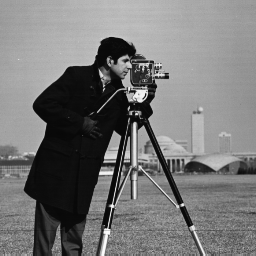
%> input picture Exercises/ex2_dft/cameraman.tif, 256 x 256 px
$ octave DFTImage.m   (GNU Octave 9; MATLAB toolbox functions it lacks are replaced by stand-ins)
%> lines starting %> are read from the running program, lines starting %| are printed output that depends on the picture
f=double(imread('cameraman.tif'));
%> f: size 256x256 double; min 7, max 253, mean 118.7; mean of the top-left, top-right, bottom-left and bottom-right quarters 119.9, 153.8, 75.8, 125.4
figure(1);colormap(gray(256)),
imagesc(f); axis image;

figure(2);
c=fft2(f);
f_inverse=ifft2(c);
subplot(2,2,1);imagesc(f);
subplot(2,2,2);imagesc(abs(c));
subplot(2,2,3);imagesc(log(abs(c)));
subplot(2,2,4);imagesc(fftshift(log(abs(c))));
colormap(gray(256));
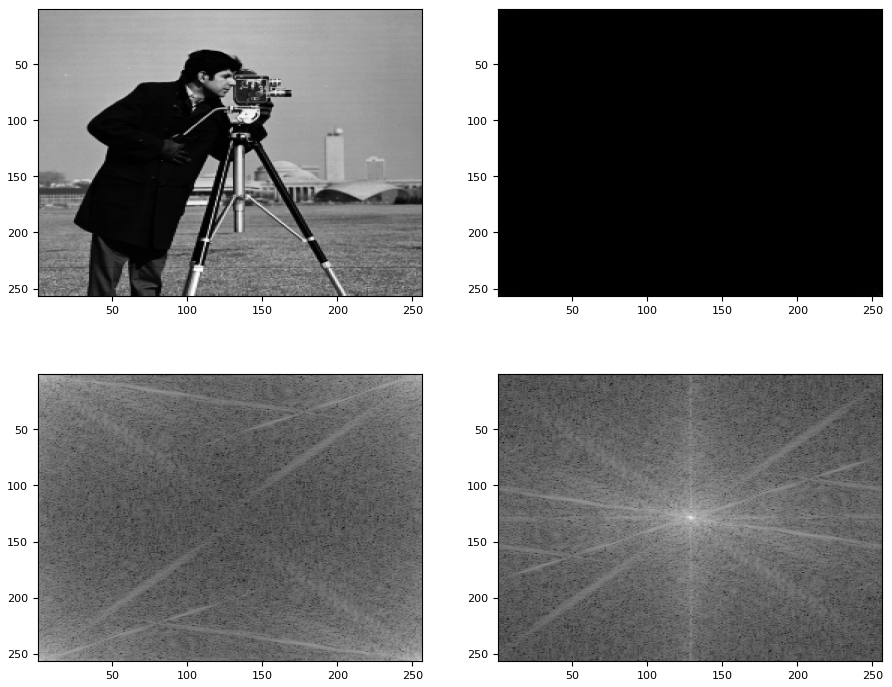
%> figure redrawn from the program's plot data, 4 panels

f_error=f-f_inverse;
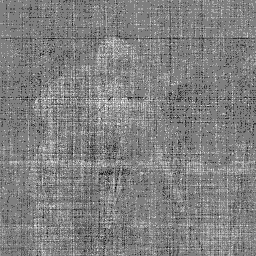
%> f_error: size 256x256 double; min -8.53e-14, max 8.53e-14, mean 9.53e-16; drawn with min black and max white
norm_f_error=sqrt(sum(sum(f_error.*f_error)))
%> norm_f_error = 4.61e-12
norm_f=sqrt(sum(sum(f.*f)))
%> norm_f = 34328.8
%fg=filter2(double(norm_f),double(norm_f_error),'valide');
rel_error=sum(sum(f_error.*f_error))
%> rel_error = 2.12e-23
%rel_error=fg./(norm_f_error.*norm_f)

$ run again, with Exercises/ex2_dft/blood1.tif copied over Exercises/ex2_dft/cameraman.tif
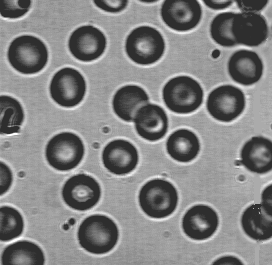
%> input picture Exercises/ex2_dft/blood1.tif, 272 x 265 px
%> `colormap(gray(256));`:
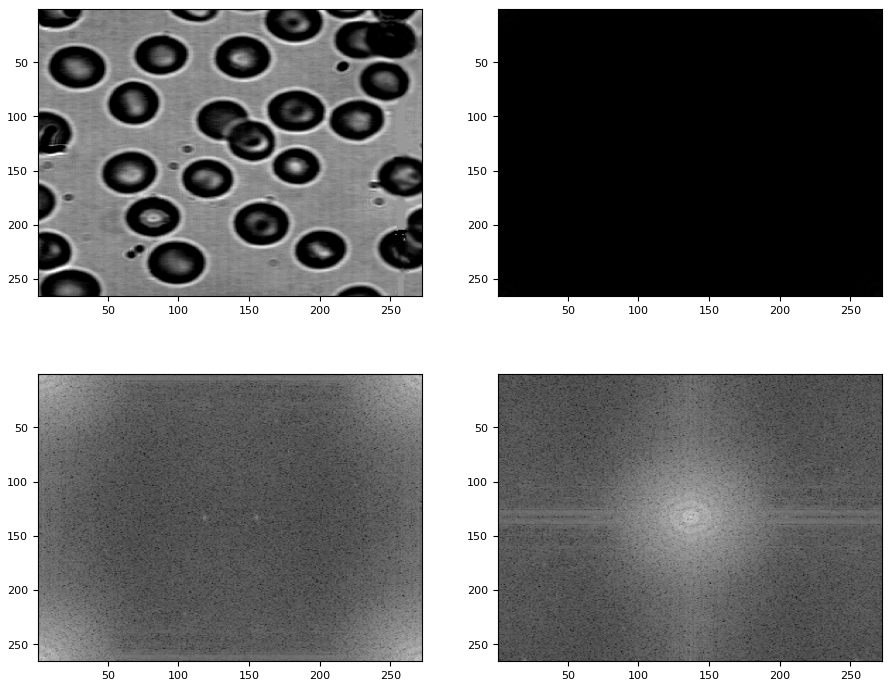
%> figure redrawn from the program's plot data, 4 panels
%> `f_error=f-f_inverse;`:
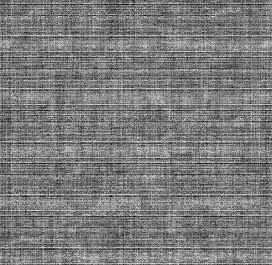
%> f_error: size 265x272 double; min -1.85e-13, max 2.27e-13, mean 1.55e-14; drawn with min black and max white
%> norm_f_error = 1.48e-11
%> norm_f = 37497.8
%> rel_error = 2.2e-22
